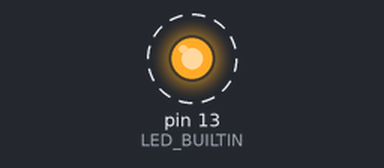
Recording of a sketch running on a simulated Arduino Uno, built with avr-gcc and run on an emulated ATmega328P. Parts: output pins drawn as LEDs (lit = HIGH). Dashed ring = blinking.

Above: at 0.5 s.
Timing chart, 0 to 4.6 s (numbered marks = the images above):
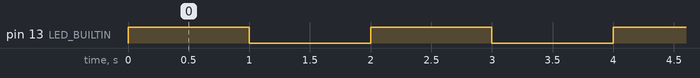

Measured:
- by itself, pin 13 (LED_BUILTIN): alternates HIGH for 1.0 s and LOW for 1.0 s

The sketch:

Millis_function.ino
```cpp
void setup() {
  pinMode(LED_BUILTIN, OUTPUT);
}

void loop() {
  unsigned long startTime = millis();

  digitalWrite(LED_BUILTIN, HIGH);

  while (millis() - startTime < 1000) {}

  digitalWrite(LED_BUILTIN, LOW);

  delay(1000);
}
```
